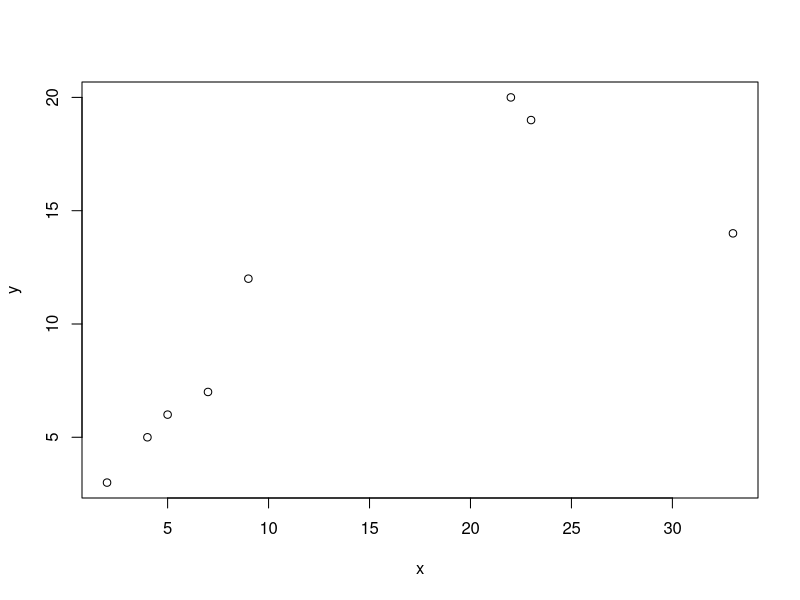
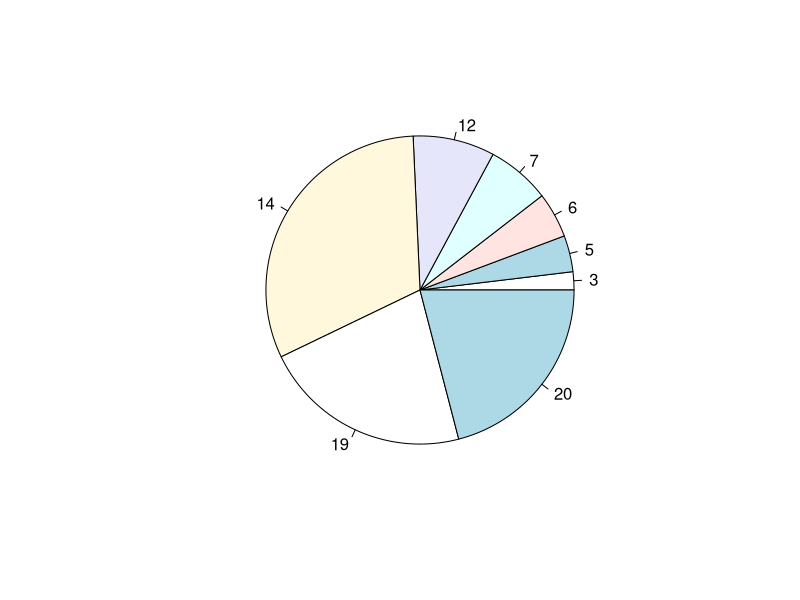

Write the R code that produced these figures, in order.
## ---- chunk 1
x<-c(2,4,5,7,9,33,23,22)
y<-c(3,5,6,7,12,14,19,20)
plot(x,y)

x<-c(2,4,5,7,9,33,23,22)
y<-c(3,5,6,7,12,14,19,20)
pie(x,y)


